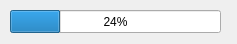
<?xml version="1.0" encoding="UTF-8"?>
<ui version="4.0">
 <class>ProgressDialog</class>
 <widget class="QDialog" name="ProgressDialog">
  <property name="geometry">
   <rect>
    <x>0</x>
    <y>0</y>
    <width>237</width>
    <height>44</height>
   </rect>
  </property>
  <property name="windowTitle">
   <string>Progress</string>
  </property>
  <widget class="QProgressBar" name="progressBar">
   <property name="geometry">
    <rect>
     <x>10</x>
     <y>10</y>
     <width>211</width>
     <height>23</height>
    </rect>
   </property>
   <property name="value">
    <number>24</number>
   </property>
  </widget>
 </widget>
 <resources/>
 <connections/>
</ui>
